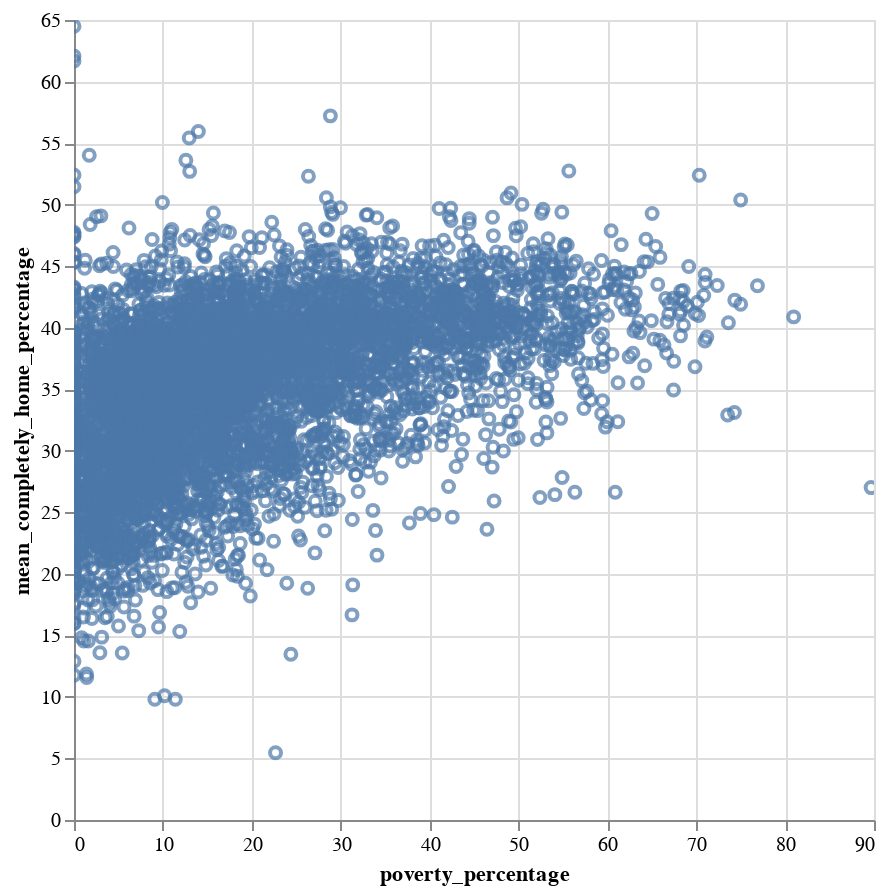

Here is the notebook cell this chart was saved with:
### Code cell
# plot bar graph
alt.Chart(result_df).mark_point().encode(
    alt.X('poverty_percentage:Q'),
    alt.Y('mean_completely_home_percentage:Q'),
    tooltip=['cbg','poverty_percentage','mean_completely_home_percentage']
).properties(width=400, height=400).interactive()

### Figure 1 — Vega-Lite specification as saved in the notebook (floating-point values rounded to 4 significant figures; data arrays with more than 128 entries replaced by an {"elided": "..."} marker saying what was removed)
{"config": {"view": {"continuousWidth": 400, "continuousHeight": 300}}, "data": {"name": "data-d43bdf8fa9726031ae26c600b4206bcb"}, "mark": "point", "encoding": {"tooltip": [{"type": "nominal", "field": "cbg"}, {"type": "nominal", "field": "poverty_percentage"}, {"type": "quantitative", "field": "mean_completely_home_percentage"}], "x": {"type": "quantitative", "field": "poverty_percentage"}, "y": {"type": "quantitative", "field": "mean_completely_home_percentage"}}, "height": 400, "selection": {"selector001": {"type": "interval", "bind": "scales", "encodings": ["x", "y"]}}, "width": 400, "$schema": "https://vega.github.io/schema/vega-lite/v4.8.1.json", "datasets": {"data-d43bdf8fa9726031ae26c600b4206bcb": {"elided": "5817 records"}}}
